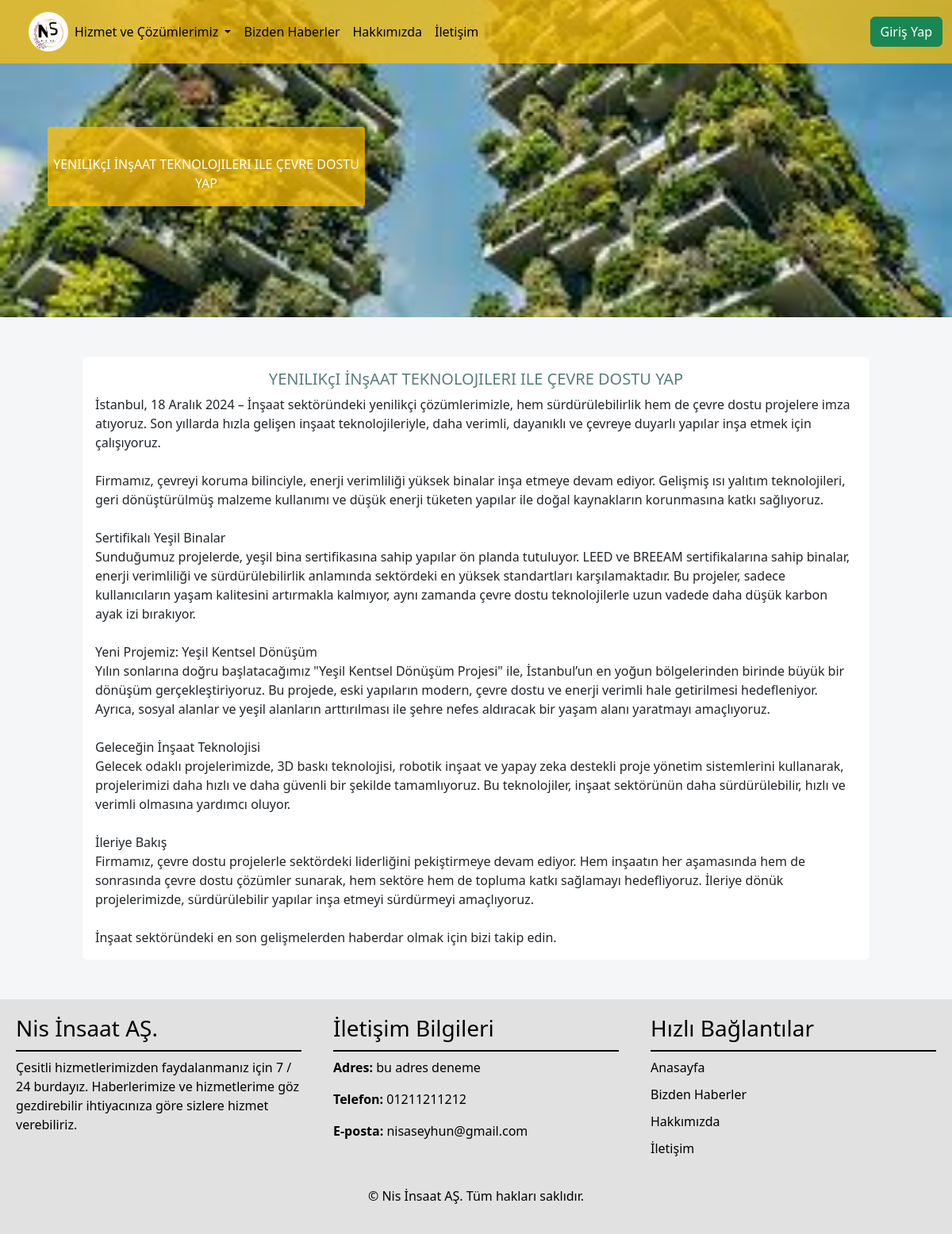
The page /page/client/newsDetails.php?id=10 on the database its author committed.
### tables this page shows
CREATE TABLE IF NOT EXISTS `news` (
  `news_Id` int NOT NULL AUTO_INCREMENT,
  `news_Title` varchar(50) NOT NULL,
  `news_Img` varchar(255) NOT NULL,
  `news_Content` text NOT NULL,
  PRIMARY KEY (`news_Id`)
);

CREATE TABLE IF NOT EXISTS `contactinfo` (
  `contactInfo_Id` int NOT NULL AUTO_INCREMENT,
  `phone` varchar(50) NOT NULL,
  `email` varchar(255) NOT NULL,
  `adress` varchar(255) NOT NULL,
  PRIMARY KEY (`contactInfo_Id`)
);

### pullOneData/newsDetailsData.php (called while the page is built, shortened)
<?php
require_once('../../action/baglan.php');
if (isset($_GET['id'])) {
    $news_id = intval($_GET['id']);
    $stmt = $conn->prepare("SELECT * FROM news WHERE news_ID = ?");
    $stmt->bind_param("i", $news_id);
    $stmt->execute();
    $result = $stmt->get_result();
    if ($result->num_rows > 0) {
        $news = $result->fetch_assoc();
    } else {
        $errorMessage = "Haber bulunamadı.";
    }
} else {
    $errorMessage = "Geçersiz haber ID'si.";
}

### pullOneData/contactInfoData.php (called while the page is built, shortened)
<?php
require '../../action/baglan.php';
$stmt = $conn->prepare("SELECT * FROM contactinfo ORDER BY contactInfo_Id DESC LIMIT 1");
$stmt->execute();
$result = $stmt->get_result();
if ($result->num_rows > 0) {
    $latestContactInfo = $result->fetch_assoc();
}

### page/client/newsDetails.php (the view, shortened to what this page needs)
<?php
require_once('../../pullOneData/newsDetailsData.php');
?>
<!DOCTYPE html>
<html lang="tr">
<head>
    <link href="../../lib/css/bootstrap.min.css" rel="stylesheet">
    <link rel="stylesheet" type="text/css" href="../../css/index.css">
    <link rel="stylesheet" type="text/css" href="../../css/nav.css">
    <link rel="stylesheet" type="text/css" href="../../css/footer.css">
</head>
<body>
    <?php include "../../component/header.php"; ?>
    <div class="resimKapsayici">
        <img src="../<?php echo htmlspecialchars($news['news_Img']); ?>" class="card-img-top" alt="Haber Resmi">
        <div class="resimYazisi">
            <p><?php echo htmlspecialchars(strtoupper($news['news_Title'])); ?></p>
        </div>
    </div>
    <div class="icerik">
        <?php if (isset($news)): ?>
            <div class="container my-5">
                <div class="row">
                    <div class="col-md-12">
                        <div class="card">
                            <div class="card-body">
                                <h5 class="card-title text-center"><?php echo htmlspecialchars(strtoupper($news['news_Title'])); ?></h5>
                                <p class="card-text"><?php echo nl2br(htmlspecialchars($news['news_Content'])); ?></p>
                            </div>
                        </div>
                    </div>
                </div>
            </div>
        <?php else: ?>
            <p class="text-center"><?php echo isset($errorMessage) ? $errorMessage : 'Haber bulunamadı.'; ?></p>
        <?php endif; ?>
    </div>
    <?php include "../../component/footer.php"; ?>
</body>
</html>

### component/footer.php
<?php
require_once('../../pullOneData/contactInfoData.php');
?>
<footer>
    <div class="footer-icerik ">
        <div class="footer-bolum">
            <h3>Nis İnsaat AŞ.</h3>
            <p>
                Çesitli hizmetlerimizden faydalanmanız için 7 / 24 burdayız. Haberlerimize ve hizmetlerime göz gezdirebilir ihtiyacınıza göre sizlere hizmet verebiliriz.
            </p>
        </div>
        <div class="footer-bolum">
            <h3>İletişim Bilgileri</h3>
            <?php if (!empty($latestContactInfo)): ?>
                <div class="contact-info">
                    <p><strong>Adres:</strong> <?= htmlspecialchars($latestContactInfo['adress']) ?></p>
                    <p><strong>Telefon:</strong> <?= htmlspecialchars($latestContactInfo['phone']) ?></p>
                    <p><strong>E-posta:</strong> <?= htmlspecialchars($latestContactInfo['email']) ?></p>
                </div>
            <?php else: ?>
                <p>İletişim bilgileri bulunamadı.</p>
            <?php endif; ?>
        </div>
        <div class="footer-bolum">
            <h3>Hızlı Bağlantılar</h3>
            <ul>
                <li><a href="index.php?kategori=6">Anasayfa</a></li>
                <li><a href="news.php">Bizden Haberler</a></li>
                <li><a href="about.php">Hakkımızda</a></li>
                <li><a href="contact.php">İletişim</a></li>
            </ul>
        </div>
    </div>
    <div class="alt-footer">
        <p>&copy; Nis İnsaat AŞ. Tüm hakları saklıdır.</p>
    </div>
</footer>

### css/index.css (style rules this page uses)
body { background-color: #F4F6F8; }
.card { border: 0 !important; padding: auto !important; margin: 0 !important; }
.row { margin: 50px !important; }
.icerik { margin-top: 3%; }
.card-title { color: #587e7b; }
.resimKapsayici { position: relative; }
.resimKapsayici img { width: 100%; height: 400px; object-fit: cover; }
.resimYazisi { border-radius: 3px; width: 400px; height: 100px; text-align: center; background-color: #ffc105ba; position: absolute; left: 5%; top: 40%; }
.resimKapsayici p { display: inline-block; color: white; font-size: 24; margin: 35px 0; }

### css/nav.css (style rules this page uses)
li a { color: black !important; }

### css/footer.css (style rules this page uses)
footer { background-color: rgb(225 225 225); color: black; padding: 20px 0; }
.footer-icerik { display: flex; justify-content: space-around; }
.footer-bolum { width: 30%; }
.footer-bolum h3 { color: black; border-bottom: 2px solid black; padding-bottom: 10px; }
.footer-bolum p { color: black; }
.footer-bolum ul { list-style: none; padding: 0; }
.footer-bolum ul li { margin-bottom: 10px; }
.footer-bolum ul li a { text-decoration: none; color: black; }
.alt-footer { text-align: center; margin-top: 20px; }
.alt-footer p { color: black; }

### rows shown on the page
news: news_Img (picture), news_Title "YENILIKçI İNşAAT TEKNOLOJILERI ILE ÇEVRE DOSTU YAP", news_Content "İstanbul, 18 Aralık 2024 – İnşaat sektöründeki yenilikçi çözümlerimizle, hem sürdürülebilirlik hem de çevre dostu projelere imza atıyoruz. Son yıllarda hızla gelişen inşaat teknolojileriyle, daha verimli, dayanıklı ve çevreye duyarlı yapılar inşa etmek için çalışıyoruz. Firmamız, çevreyi koruma bilinciyle, enerji verimliliği yüksek binalar inşa etmeye devam ediyor. Gelişmiş ısı yalıtım teknolojileri, geri dönüştürülmüş malzeme kullanımı ve düşük enerji tüketen yapılar ile doğal kaynakların korunmasına katkı sağlıyoruz. Sertifikalı Yeşil Binalar Sunduğumuz projelerde, yeşil bina sertifikasına sahip yapılar ön planda tutuluyor. LEED ve BREEAM sertifikalarına sahip binalar, enerji verimliliği…"
contactinfo: adress "bu adres deneme", phone "01211211212", email "nisaseyhun@gmail.com"
